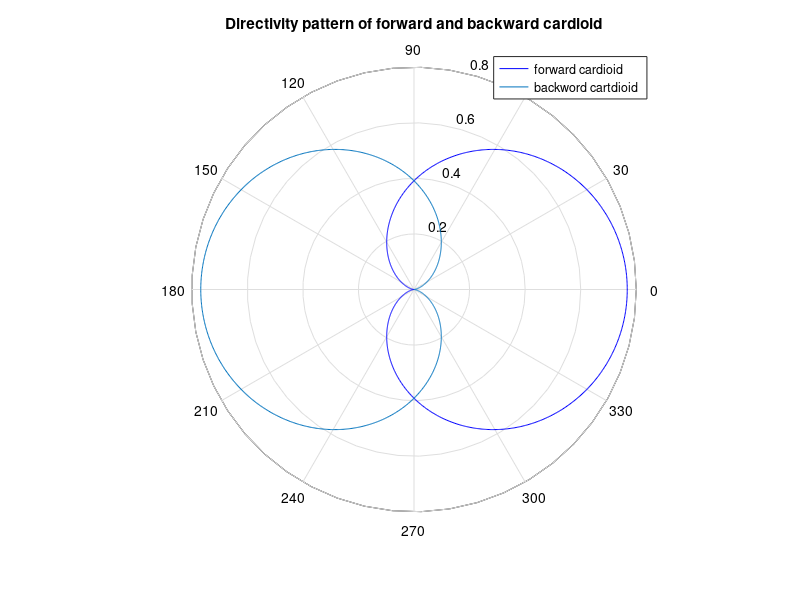
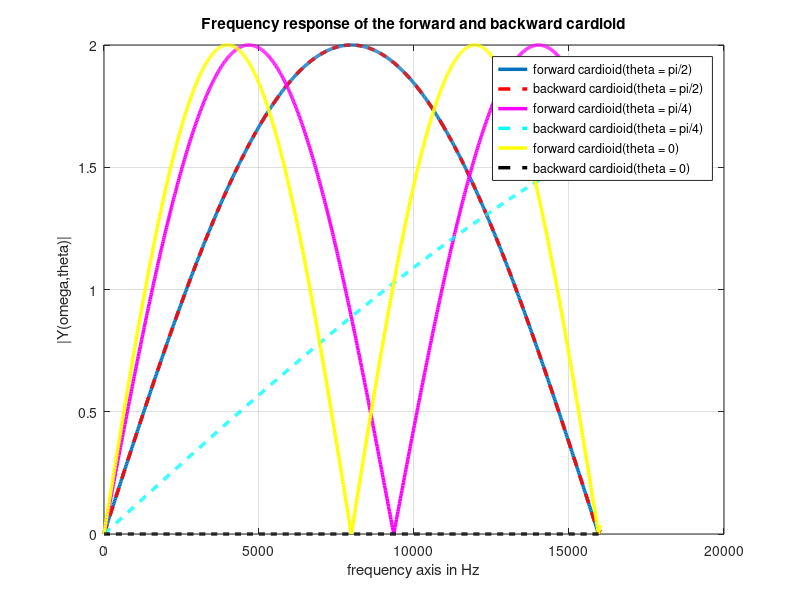
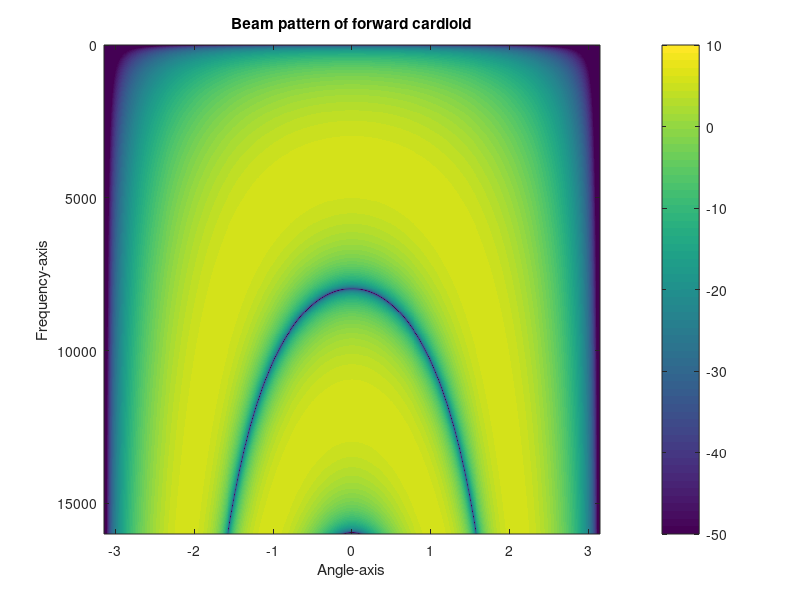
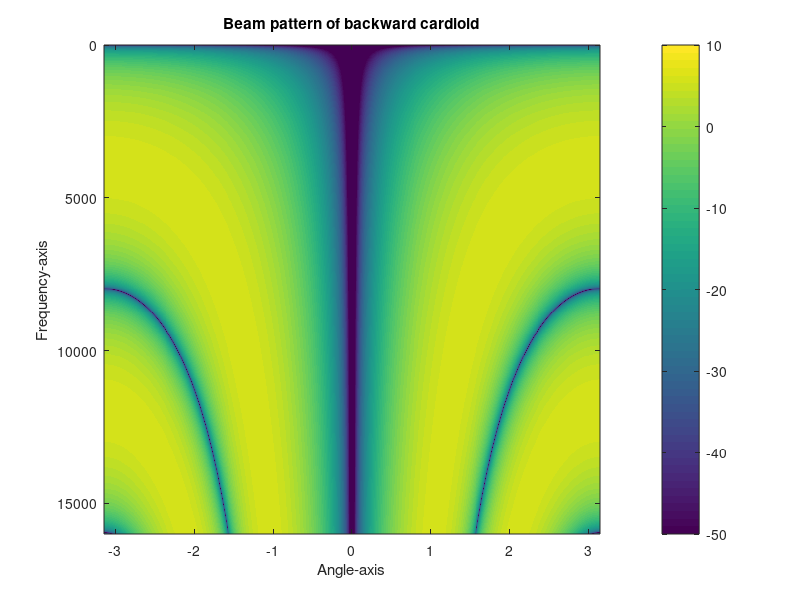

MATLAB code to generate these figures, in order:
% Plot frequency response (=beamformer response evaluated for one specific angle over all possible frequencies),
% directional response (=beamformer response evaluated for one specific frequency
% over all possible directions), and beampattern (=beamformer response evaluated
% for all combinations of angles and frequencies)

% clear;
% close all;
% clc;
%% ----------------------------------------------------------------------------------------
% Directional response of forward and backward cardioids with additional delay element T
%----------------------------------------------------------------------------------------
% Microphone spacing
d = 0.0215; % in m

% speed of sound
c = 343; % in m/s

% Define look directions 'theta' in ° or rad (depending on which trigonometric functions you use) for which the frequency response is evaluated
theta = linspace(-pi,pi,1000);

% Define fixed frequency value 'f' in Hz for which the frequency response is evaluated
f = 1000;

% Angular frequency omega (depends on f)
omega = 2*pi*f;

% Angular frequency over speed of sound
k = omega/c;

% Delay element
T= d/c;

%Calculate directional response by evaluating (4) or (5) in G. W. Elko, A Simple Adaptive First-Order Differential Microphone
car_fw = 2*1j*1*exp(-1j*omega*(T/2))*sin(k*d*(1 + cos(theta))/2);
car_bw = 2*1j*1*exp(-1j*omega*(T/2))*sin(k*d*(1 - cos(theta))/2);
%Plot directional response over angles. 
figure;
polar(theta,abs(car_fw),'b');
% title('Directivity pattern of forward cardioid')
% ylabel('response in dB')
% figure;
hold on
polar(theta,abs(car_bw));
title('Directivity pattern of forward and backward cardioid')
ylabel('response in Magnitude')
legend('forward cardioid', 'backword cartdioid')

%% ----------------------------------------------------------------------------------------
% Frequency response of forward and backward cardioids without additional delay element T
%----------------------------------------------------------------------------------------
% Microphone spacing
d = 0.0215; % in m

% speed of sound
c = 343; % in m/s

% Define fixed look direction 'theta' in ° or rad (depending on which trigonometric functions you use) for which the frequency response is evaluated
theta = [pi/2 pi/4 0];
% theta = pi/2;

% Define frequency values 'f' in Hz for which the frequency response is evaluated
f = linspace(0,16000,1000);

% Angular frequency omega (depends on f)
omega = 2*pi*f;

% Delay element
T= d/c;

% Angular frequency over speed of sound
k = omega/c;

figure;
%Calculate frequency response by evaluating (4) or (5) in G. W. Elko, A Simple Adaptive First-Order Differential Microphone
%Plot frequency response over frequency. 
car_fw = 2*1j*1*exp(-1j*omega*(T/2)).*sin(k*d*(1 + cos(theta(1)))/2);plot(f,abs(car_fw),'LineWidth',2.5);hold on
car_bw = 2*1j*1*exp(-1j*omega*(T/2)).*sin(k*d*(1 - cos(theta(1)))/2);plot(f,abs(car_bw),'--r','LineWidth',2.5);
car_fw = 2*1j*1*exp(-1j*omega*(T/2)).*sin(k*d*(1 + cos(theta(2)))/2);plot(f,abs(car_fw),'m','LineWidth',2.5);
car_bw = 2*1j*1*exp(-1j*omega*(T/2)).*sin(k(1:end)*d*(1 - cos(theta(2)))/2);plot(f,abs(car_bw),'--c','LineWidth',2.5);
car_fw = 2*1j*1*exp(-1j*omega*(T/2)).*sin(k(1:end)*d*(1 + cos(theta(3)))/2);plot(f,abs(car_fw),'y','LineWidth',2.5);
car_bw = 2*1j*1*exp(-1j*omega*(T/2)).*sin(k(1:end)*d*(1 - cos(theta(3)))/2);plot(f,abs(car_bw),'--k','LineWidth',2.5);

grid on
title('Frequency response of the forward and backward cardioid')
xlabel('frequency axis in Hz')
ylabel('|Y(omega,theta)|')
legend('forward cardioid(theta = pi/2)', 'backward cardioid(theta = pi/2)','forward cardioid(theta = pi/4)', 'backward cardioid(theta = pi/4)','forward cardioid(theta = 0)', 'backward cardioid(theta = 0)')
%% ----------------------------------------------------------------------------------------
% Beampattern of forward and backward cardioids with additional delay element T
%----------------------------------------------------------------------------------------
% Microphone spacing
d = 0.0215; % in m

% speed of sound
c = 343; % in m/s

% Define look directions 'theta' in ° or rad (depending on which trigonometric functions you use) for which the frequency response is evaluated
theta = linspace(-pi,pi,1000);

% Define frequency values 'f' in Hz for which the frequency response is evaluated
f =  linspace(0,16000,1000);

% Angular frequency omega (depends on f)
omega = 2*pi*f;

% Delay element
T= d/c;

% Angular frequency over speed of sound
k = omega/c;

%Evaluate (4) or (5) in G. W. Elko, A Simple Adaptive First-Order
%Differential Microphone for all combinations of specified angles theta and
%all specified frequencis in f
Z_fw = zeros(length(omega),length(theta)); %init forward cardioid
Z_bw = zeros(length(omega),length(theta)); %init backward cardioid

for i = 1:length(omega)
    for ii = 1:length(theta)
Z_fw(i,ii) = 2*1j*exp(-1j*omega(i)*(T/2))*sin(k(i)*d*(1 + cos(theta(ii)))/2);
Z_bw(i,ii) = 2*1j*exp(-1j*omega(i)*(T/2))*sin(k(i)*d*(1 - cos(theta(ii)))/2);
    end
end
%Plot the beampattern in dB -> 20*log10(Z) over angles and frequency
%
figure;
imagesc(theta,f,20*log10(abs(Z_fw)));
title('Beam pattern of forward cardioid')
xlabel('Angle-axis')
ylabel('Frequency-axis')
colorbar; %switch colorbar on
caxis([-50 10]); %set limit of c-axis
figure;
imagesc(theta,f,20*log10(abs(Z_bw)));
title('Beam pattern of backward cardioid')
colorbar; %switch colorbar on
colormap('default')
caxis([-50 10]); %set limit of c-axis
xlabel('Angle-axis')
ylabel('Frequency-axis')
